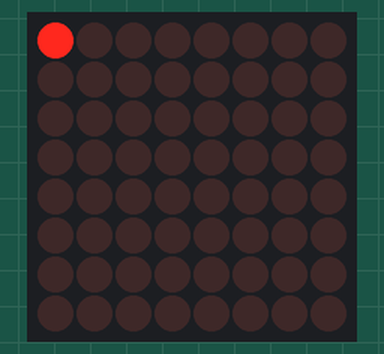
The sketch below on a simulated Arduino Uno, built with avr-gcc and run on an emulated ATmega328P. Shown: 8×8 LED matrix.

Above: at 9.6 s.
At 12.92 s:
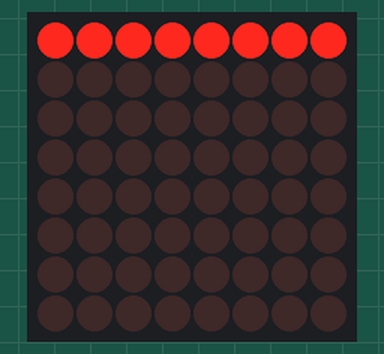
At 17.13 s:
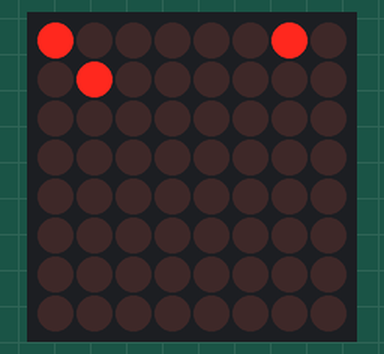
At 24.65 s:
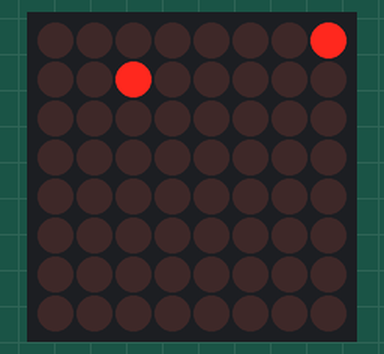
At 32.17 s:
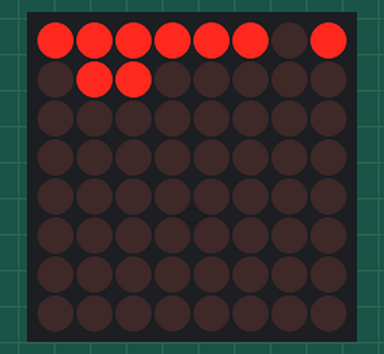
At 39.69 s:
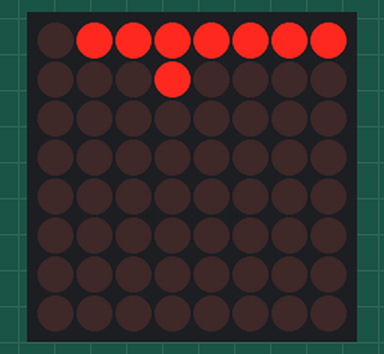

The sketch:

every_icon_8x8.ino
```cpp
/***************************************************
  Every Icon 8x8
  Andy Doro

  displays every possible 8x8 icon on 8x8 LED matrix

  https://www.adafruit.com/product/1857

  runs on Trinket 5V

  based on every icon by John F. Simon Jr. http://numeral.com/appletsoftware/eicon.html

 ****************************************************/

#include <Wire.h>
#include <Adafruit_GFX.h>
#include "Adafruit_LEDBackpack.h"

#define BRIGHTNESS 64
#define DELAY 10

Adafruit_8x8matrix matrix = Adafruit_8x8matrix();

uint64_t icon = 0;

void setup() {
  //Serial.begin(9600);
  //Serial.println("8x8 LED Matrix Test");

  matrix.begin(0x70);  // pass in the address
  matrix.clear();
  matrix.writeDisplay(); // clear display

  matrix.setBrightness(BRIGHTNESS);

  delay(500);

  matrix.setTextSize(1);
  matrix.setTextWrap(false);  // we dont want text to wrap so it scrolls nicely
  matrix.setTextColor(LED_ON);
  for (int8_t x = 0; x >= -100; x--) {
    matrix.clear();
    matrix.setCursor(x, 0);
    matrix.print("EVERY 8X8 ICON");
    matrix.writeDisplay();
    delay(80);
  }

  delay(500);

}

void loop() {

  matrix.clear();
  // draw the icon
  for (byte i = 0; i < 64; i++) {
    boolean masker = bitRead(icon, i);
    switch (masker) {
      case 0:
        // leave blank
        break;
      case 1:
        matrix.drawPixel(i % 8, i / 8, LED_ON); // set that pixel
        break;
    }
  }
  matrix.writeDisplay();
  delay(DELAY);

  if (icon < 0xFFFFFFFFFFFFFFFF) {
    icon++; // increase icon
  }

}
```
